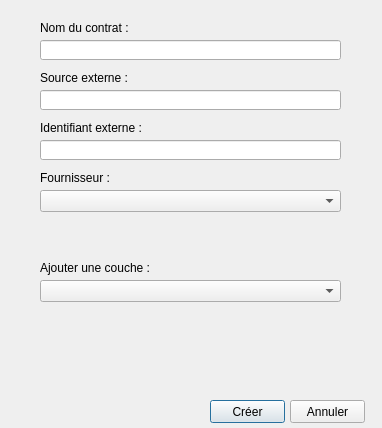
<?xml version="1.0" encoding="UTF-8"?>
<ui version="4.0">
 <class>createContract</class>
 <widget class="QDialog" name="createContract">
  <property name="geometry">
   <rect>
    <x>0</x>
    <y>0</y>
    <width>382</width>
    <height>428</height>
   </rect>
  </property>
  <property name="windowTitle">
   <string>Créer un contrat</string>
  </property>
  <widget class="QLineEdit" name="line_contractName">
   <property name="geometry">
    <rect>
     <x>40</x>
     <y>40</y>
     <width>301</width>
     <height>20</height>
    </rect>
   </property>
  </widget>
  <widget class="QLineEdit" name="line_externalSource">
   <property name="geometry">
    <rect>
     <x>40</x>
     <y>90</y>
     <width>301</width>
     <height>20</height>
    </rect>
   </property>
  </widget>
  <widget class="QLineEdit" name="line_externalId">
   <property name="geometry">
    <rect>
     <x>40</x>
     <y>140</y>
     <width>301</width>
     <height>20</height>
    </rect>
   </property>
  </widget>
  <widget class="QComboBox" name="combo_supplier">
   <property name="geometry">
    <rect>
     <x>40</x>
     <y>190</y>
     <width>301</width>
     <height>22</height>
    </rect>
   </property>
  </widget>
  <widget class="QLabel" name="label">
   <property name="geometry">
    <rect>
     <x>40</x>
     <y>20</y>
     <width>101</width>
     <height>16</height>
    </rect>
   </property>
   <property name="text">
    <string>Nom du contrat :</string>
   </property>
  </widget>
  <widget class="QLabel" name="label_2">
   <property name="geometry">
    <rect>
     <x>40</x>
     <y>70</y>
     <width>101</width>
     <height>16</height>
    </rect>
   </property>
   <property name="text">
    <string>Source externe :</string>
   </property>
  </widget>
  <widget class="QLabel" name="label_3">
   <property name="geometry">
    <rect>
     <x>40</x>
     <y>120</y>
     <width>111</width>
     <height>16</height>
    </rect>
   </property>
   <property name="text">
    <string>Identifiant externe : </string>
   </property>
  </widget>
  <widget class="QLabel" name="label_4">
   <property name="geometry">
    <rect>
     <x>40</x>
     <y>170</y>
     <width>91</width>
     <height>16</height>
    </rect>
   </property>
   <property name="text">
    <string>Fournisseur :</string>
   </property>
  </widget>
  <widget class="QPushButton" name="push_createContract">
   <property name="geometry">
    <rect>
     <x>210</x>
     <y>400</y>
     <width>75</width>
     <height>23</height>
    </rect>
   </property>
   <property name="text">
    <string>Créer</string>
   </property>
  </widget>
  <widget class="QPushButton" name="pushClose">
   <property name="geometry">
    <rect>
     <x>290</x>
     <y>400</y>
     <width>75</width>
     <height>23</height>
    </rect>
   </property>
   <property name="text">
    <string>Annuler</string>
   </property>
  </widget>
  <widget class="QLabel" name="label_5">
   <property name="geometry">
    <rect>
     <x>40</x>
     <y>260</y>
     <width>121</width>
     <height>16</height>
    </rect>
   </property>
   <property name="text">
    <string>Ajouter une couche :</string>
   </property>
  </widget>
  <widget class="QComboBox" name="combo_selectedLayer">
   <property name="geometry">
    <rect>
     <x>40</x>
     <y>280</y>
     <width>301</width>
     <height>22</height>
    </rect>
   </property>
  </widget>
 </widget>
 <resources/>
 <connections/>
</ui>
